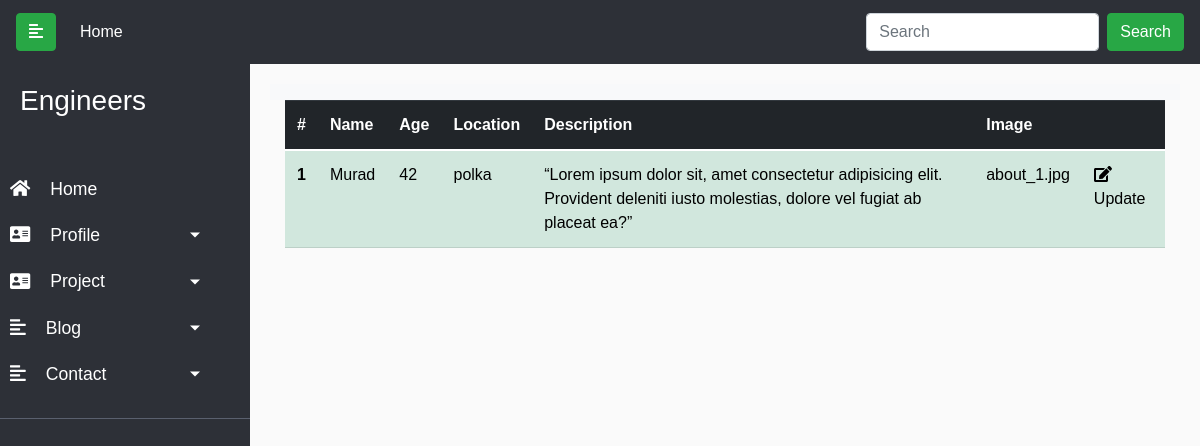
/admin/profile, run on an earlier commit of the app's database.
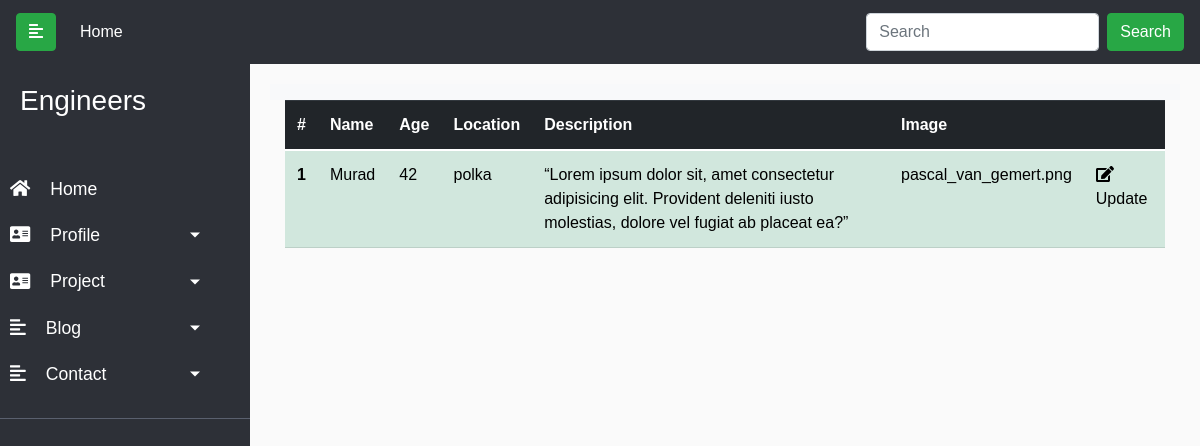
And on a later commit of the database.
### portfolio/models.py (models this page shows)
class Profile(db.Model):
     id = db.Column(db.Integer, primary_key=True)
     name = db.Column(db.String(50), nullable=False)
     age = db.Column(db.Integer, nullable=False)
     location = db.Column(db.String(80), nullable=False)
     desc = db.Column(db.Text, nullable=False)
     image = db.Column(db.String(20), nullable=True)

### portfolio/controllers.py (the view)
@app.route('/admin/profile')
def profile():
    profile = Profile.query.all()
    return render_template('admin/profile.html', profile=profile)

### portfolio/templates/admin/profile.html
{% extends 'admin/base.html' %}
{% block content %}
<div class="container">
    <div class="row ">
      <div class="col">
        <table class="table table-success" >
          <thead class="thead-dark">
              <tr>
                <th scope="col">#</th>
                <th scope="col">Name</th>
                <th scope="col">Age</th>
                <th scope="col">Location</th>
                <th scope="col">Description</th>
                <th scope="col">Image</th>
                <th></th>
              </tr>
            </thead>
            <tbody>
               {% for profile in profile %}
              <tr>
                <th scope="row">{{profile.id}}</th>
                <td>{{profile.name}}</td>
                <td>{{profile.age}}</td>
                <td>{{profile.location}}</td>
                <td>{{profile.desc}}</td>
                <td>{{profile.image}}</td>
                <td><a href="{{url_for('profile_update', id=profile.id)}}"><i class="fas fa-edit"></i>Update</a></td>
               </tr>
              {% endfor %}
            </tbody>
          </table>
      </div>
    </div>
  </div>
{% endblock %}

### portfolio/templates/admin/base.html (shortened to what this page needs)
<!doctype html>
<html lang="en">
    <head>
        <link href="https://cdn.jsdelivr.net/npm/bootstrap@5.0.2/dist/css/bootstrap.min.css" rel="stylesheet"
>
        <link rel="stylesheet" href="https://cdnjs.cloudflare.com/ajax/libs/font-awesome/5.15.3/css/all.min.css">
        <link href="https://cdn.jsdelivr.net/npm/bootstrap@5.0.1/dist/css/bootstrap.min.css" rel="stylesheet"
>
        <link rel="stylesheet" href="https://maxcdn.bootstrapcdn.com/bootstrap/4.0.0/css/bootstrap.min.css"
>
        <link rel="stylesheet" href="https://cdnjs.cloudflare.com/ajax/libs/font-awesome/5.13.0/css/all.min.css">
        <link rel="stylesheet" href="https://cdnjs.cloudflare.com/ajax/libs/font-awesome/5.15.3/css/all.min.css">
</head>
<body>
    {% include 'admin/includes/header.html' %}
    {% block content %}
    {% endblock %}
</body>
</html>

### portfolio/templates/admin/includes/header.html (shortened to what this page needs)
<nav class="navbar navbar-expand-lg navbar-light" id=nav-top>
  <a class="navbar-brand" href="#">
    <button type="button" id="sidebarCollapse" class="btn  btn-success">
      <i class="fas fa-align-left"></i>
    </button>
  </a>
  <div class="collapse navbar-collapse" id="navbarSupportedContent">
    <ul class="navbar-nav mr-auto">
      <li class="nav-item active">
        <a class="nav-link" href="/">Home<span class="sr-only">(current)</span></a>
      </li>
    </ul>
    <form class="form-inline my-2 my-lg-0">
      <input class="form-control mr-sm-2" type="search" placeholder="Search" aria-label="Search">
      <button class="btn btn-success my-2 my-sm-0" type="submit">Search</button>
    </form>
  </div>
</nav>
<div class="wrapper">
  <nav id="sidebar">
    <div class="sidebar-header">
      <h3>Engineers</h3>
    </div>
    <ul class="lisst-unstyled components">
      <li class="active">
        <a href="/admin"><i class="fas fa-home admin-icon"></i>Home</a>
      </li>
      <li>
        <a href="#profileSubmenu" data-toggle="collapse" aria-expanded="false" class="dropdown-toggle"><i
            class="fas fa-address-card admin-icon"></i>Profile</a>
      </li>
      <li>
        <a href="#projectSubmenu" data-toggle="collapse" aria-expanded="false" class="dropdown-toggle"><i
            class="fas fa-address-card admin-icon"></i>Project</a>
      </li>
    <li>
      <a href="#blogSubmenu" data-toggle="collapse" aria-expanded="false" class="dropdown-toggle"><i
          class="fas fa-align-left admin-icon"></i>Blog</a>
    </li>
    <li>
      <a href="#contactSubmenu" data-toggle="collapse" aria-expanded="false" class="dropdown-toggle"><i
          class="fas fa-align-left admin-icon"></i>Contact</a>
    </li>
    </ul>
  </nav>
  <div id="content">
    <nav class="navbar navbar-expand-lg navbar-light bg-light">
    </nav>

### portfolio/templates/admin/base.html (style rules this page uses)
#nav-top { background-color: #2D3037; }
#nav-top a { color: #fff; }
body { font-family: 'Poppins', sans-serif; background: #fafafa; }
a, a:hover, a:focus { color: inherit; text-decoration: none; transition: all 0.3s; }
.wrapper { display: flex; text-decoration: none; transition: all 0.3s; }
.admin-icon { margin-right: 20px; font-size: 18px; }
#sidebar { min-width: 250px; max-width: 250px; background: #2D3037; color: #fff; transition: all 0.3s; }
#sidebar .sidebar-header { padding: 20px; background: #2D3037; }
#sidebar ul.components { padding: 20px 0; border-bottom: 1px solid #5a606e; }
#sidebar ul li a { padding: 10px; font-size: 1.1em; display: block; }
#sidebar ul li.active>a, a[aria-expanded="true"] { color: #fff; background: #2D3037; }
a[data-toggle="collapse"] { position: relative; }
.dropdown-toggle::after { display: block; position: absolute; top: 50%; right: 20%; transform: translateY(-50%); }
#content { width: 100%; padding: 20px; min-height: 100vh; transition: all 0.3s; }

What changed in the data, as far as the page shows it:
changed Profile "Murad": image "about_1.jpg" → "pascal_van_gemert.png"
